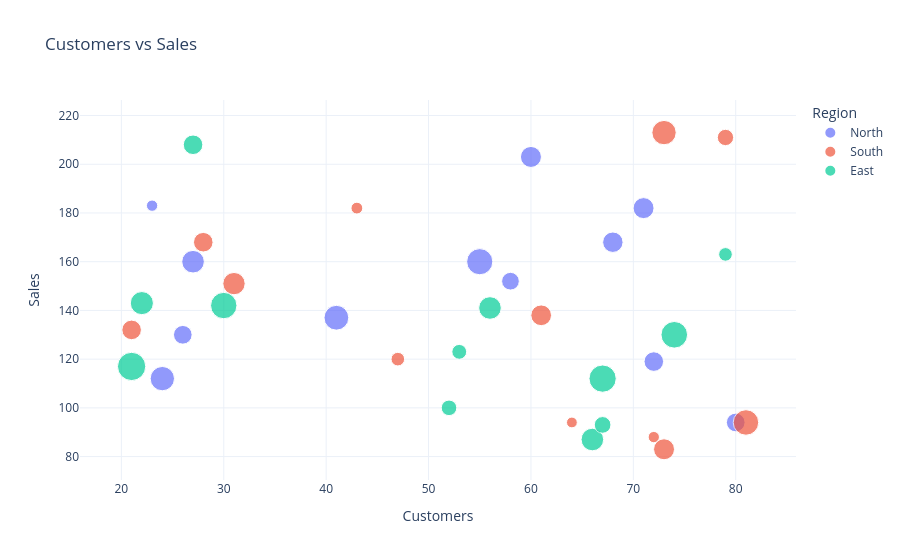

The notebook cell saved with this chart:
### Markdown cell above
### Scatter Plot

### Code cell
fig  = px.scatter(
    data_frame = df_plotly,
    x = 'customers',
    y = 'sales',
    color =  'region',
    size = 'units',
    hover_data = ["product", 'units'],
    title = 'Customers vs Sales'
)
fig.update_layout(
    xaxis_title="Customers",
    yaxis_title="Sales",
    legend_title="Region"
)
fig.show()

### Figure 1 — Plotly figure (JSON) as saved in the notebook; plotly's stock layout.template omitted (floating-point values rounded to 4 significant figures)
{"data": [{"customdata": [["A", 38], ["B", 30], ["A", 53], ["B", 36], ["A", 30], ["B", 27], ["A", 59], ["B", 11], ["A", 33], ["B", 38], ["A", 44], ["B", 51]], "hovertemplate": "region=North<br>customers=%{x}<br>sales=%{y}<br>units=%{customdata[1]}<br>product=%{customdata[0]}<extra></extra>", "legendgroup": "North", "marker": {"color": "#636efa", "size": [38, 30, 53, 36, 30, 27, 59, 11, 33, 38, 44, 51], "sizemode": "area", "sizeref": 0.1725, "symbol": "circle"}, "mode": "markers", "name": "North", "orientation": "v", "showlegend": true, "type": "scatter", "x": [71, 80, 41, 68, 26, 58, 55, 23, 72, 60, 27, 24], "xaxis": "x", "y": [182, 94, 137, 168, 130, 152, 160, 183, 119, 203, 160, 112], "yaxis": "y"}, {"customdata": [["A", 12], ["B", 33], ["A", 37], ["B", 56], ["A", 23], ["B", 11], ["A", 51], ["B", 38], ["A", 10], ["B", 33], ["A", 16], ["B", 43]], "hovertemplate": "region=South<br>customers=%{x}<br>sales=%{y}<br>units=%{customdata[1]}<br>product=%{customdata[0]}<extra></extra>", "legendgroup": "South", "marker": {"color": "#EF553B", "size": [12, 33, 37, 56, 23, 11, 51, 38, 10, 33, 16, 43], "sizemode": "area", "sizeref": 0.1725, "symbol": "circle"}, "mode": "markers", "name": "South", "orientation": "v", "showlegend": true, "type": "scatter", "x": [43, 21, 61, 81, 79, 72, 73, 73, 64, 28, 47, 31], "xaxis": "x", "y": [182, 132, 138, 94, 211, 88, 213, 83, 94, 168, 120, 151], "yaxis": "y"}, {"customdata": [["A", 69], ["B", 21], ["A", 61], ["B", 46], ["A", 16], ["B", 44], ["A", 19], ["B", 24], ["A", 33], ["B", 60], ["A", 64], ["B", 44]], "hovertemplate": "region=East<br>customers=%{x}<br>sales=%{y}<br>units=%{customdata[1]}<br>product=%{customdata[0]}<extra></extra>", "legendgroup": "East", "marker": {"color": "#00cc96", "size": [69, 21, 61, 46, 16, 44, 19, 24, 33, 60, 64, 44], "sizemode": "area", "sizeref": 0.1725, "symbol": "circle"}, "mode": "markers", "name": "East", "orientation": "v", "showlegend": true, "type": "scatter", "x": [21, 52, 74, 22, 79, 66, 53, 67, 27, 30, 67, 56], "xaxis": "x", "y": [117, 100, 130, 143, 163, 87, 123, 93, 208, 142, 112, 141], "yaxis": "y"}], "layout": {"legend": {"itemsizing": "constant", "title": {"text": "Region"}, "tracegroupgap": 0}, "title": {"text": "Customers vs Sales"}, "xaxis": {"anchor": "y", "domain": [0, 1], "title": {"text": "Customers"}}, "yaxis": {"anchor": "x", "domain": [0, 1], "title": {"text": "Sales"}}}}
